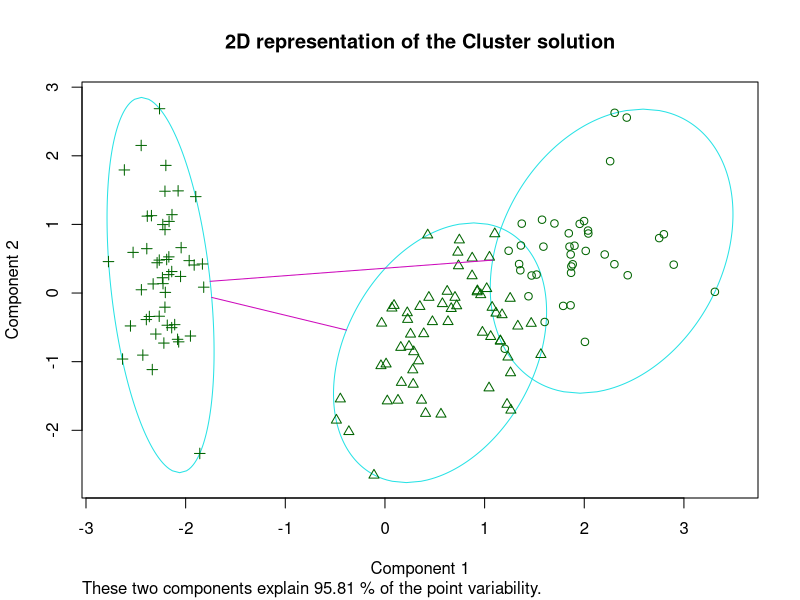
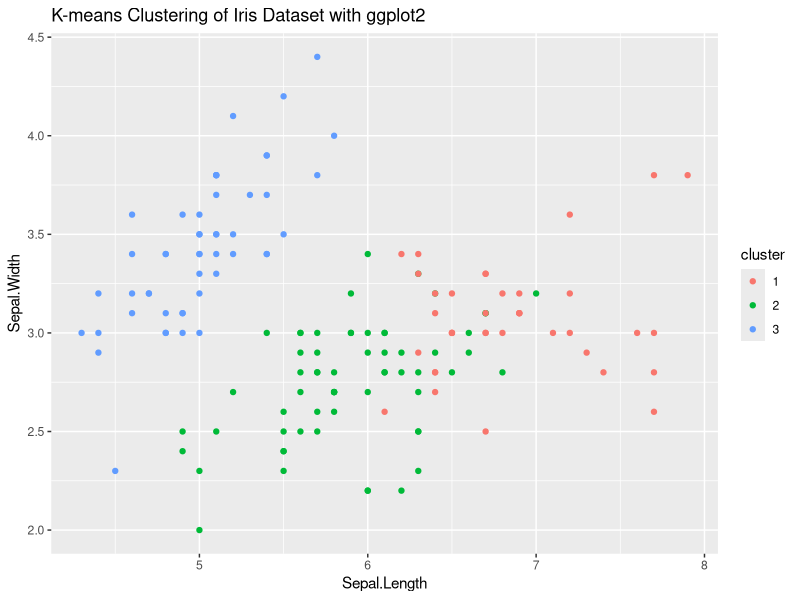

Here is the R script that generated these plots, in order:
# Load necessary libraries
library(cluster)
library(ggplot2)

# Use the iris dataset and exclude the Species column for clustering
x <- iris[-5]

model <- kmeans(x,centers =  3)

# Add cluster assignments to the data
iris$cluster <- as.factor(model$cluster)

# Use clusplot for visualization
clusplot(x, model$cluster, main="2D representation of the Cluster solution")

# Optionally, plot Sepal.Length vs Sepal.Width with ggplot for comparison
ggplot(iris, aes(x = Sepal.Length, y = Sepal.Width, color = cluster)) + 
  geom_point() + 
  labs(title = "K-means Clustering of Iris Dataset with ggplot2")
